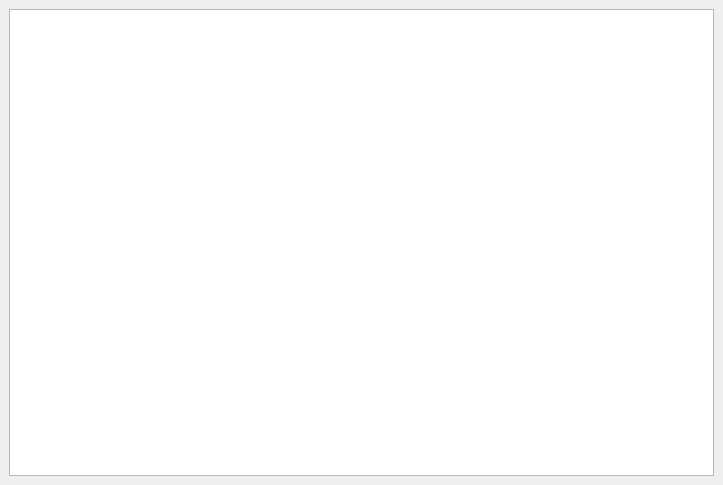
<?xml version="1.0" encoding="UTF-8"?>
<ui version="4.0">
 <class>JsonFormatWG</class>
 <widget class="QWidget" name="JsonFormatWG">
  <property name="geometry">
   <rect>
    <x>0</x>
    <y>0</y>
    <width>723</width>
    <height>485</height>
   </rect>
  </property>
  <property name="windowTitle">
   <string>Form</string>
  </property>
  <layout class="QVBoxLayout" name="verticalLayout">
   <property name="leftMargin">
    <number>0</number>
   </property>
   <property name="topMargin">
    <number>0</number>
   </property>
   <property name="rightMargin">
    <number>0</number>
   </property>
   <property name="bottomMargin">
    <number>0</number>
   </property>
   <item>
    <widget class="QStackedWidget" name="stackedWidget">
     <widget class="QWidget" name="treeViewLayout">
      <layout class="QVBoxLayout" name="verticalLayout_2">
       <item>
        <widget class="QTreeView" name="treeView"/>
       </item>
      </layout>
     </widget>
     <widget class="QWidget" name="textViewLayout">
      <layout class="QVBoxLayout" name="verticalLayout_3">
       <item>
        <widget class="ZTextEditor" name="textView"/>
       </item>
      </layout>
     </widget>
    </widget>
   </item>
  </layout>
 </widget>
 <customwidgets>
  <customwidget>
   <class>ZTextEditor</class>
   <extends>QPlainTextEdit</extends>
   <header>common/ztexteditor.h</header>
  </customwidget>
 </customwidgets>
 <resources/>
 <connections/>
</ui>
